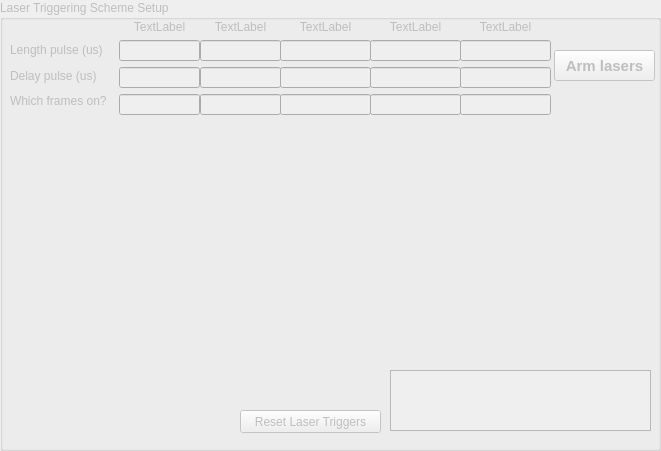
    <widget class="QGroupBox" name="LaserTriggerSchemeBox">
     <property name="enabled">
      <bool>false</bool>
     </property>
     <property name="geometry">
      <rect>
       <x>10</x>
       <y>350</y>
       <width>661</width>
       <height>451</height>
      </rect>
     </property>
     <property name="title">
      <string>Laser Triggering Scheme Setup</string>
     </property>
     <widget class="PlotWidget" name="graphWidget" native="true">
      <property name="geometry">
       <rect>
        <x>10</x>
        <y>150</y>
        <width>641</width>
        <height>211</height>
       </rect>
      </property>
     </widget>
     <widget class="QPushButton" name="resetLasersTriggerButton">
      <property name="geometry">
       <rect>
        <x>240</x>
        <y>410</y>
        <width>141</width>
        <height>23</height>
       </rect>
      </property>
      <property name="text">
       <string>Reset Laser Triggers</string>
      </property>
     </widget>
     <widget class="QTextBrowser" name="VerboseBox">
      <property name="geometry">
       <rect>
        <x>390</x>
        <y>370</y>
        <width>261</width>
        <height>61</height>
       </rect>
      </property>
     </widget>
     <widget class="QWidget" name="horizontalLayoutWidget">
      <property name="geometry">
       <rect>
        <x>280</x>
        <y>20</y>
        <width>91</width>
        <height>95</height>
       </rect>
      </property>
      <layout class="QHBoxLayout" name="horizontalLayout_8">
       <item>
        <layout class="QVBoxLayout" name="verticalLayout_3">
         <item>
          <widget class="QLabel" name="NameLaser_2_2">
           <property name="text">
            <string>TextLabel</string>
           </property>
           <property name="alignment">
            <set>Qt::AlignCenter</set>
           </property>
          </widget>
         </item>
         <item>
          <widget class="QLineEdit" name="Length_Edit_Laser_2"/>
         </item>
         <item>
          <widget class="QLineEdit" name="Delay_Edit_Laser_2"/>
         </item>
         <item>
          <widget class="QLineEdit" name="BlinkFrames_Edit_Laser_2"/>
         </item>
        </layout>
       </item>
      </layout>
     </widget>
     <widget class="QWidget" name="horizontalLayoutWidget_2">
      <property name="geometry">
       <rect>
        <x>370</x>
        <y>20</y>
        <width>91</width>
        <height>95</height>
       </rect>
      </property>
      <layout class="QHBoxLayout" name="horizontalLayout_9">
       <item>
        <layout class="QVBoxLayout" name="verticalLayout_4">
         <item>
          <widget class="QLabel" name="NameLaser_3_2">
           <property name="text">
            <string>TextLabel</string>
           </property>
           <property name="alignment">
            <set>Qt::AlignCenter</set>
           </property>
          </widget>
         </item>
         <item>
          <widget class="QLineEdit" name="Length_Edit_Laser_3"/>
         </item>
         <item>
          <widget class="QLineEdit" name="Delay_Edit_Laser_3"/>
         </item>
         <item>
          <widget class="QLineEdit" name="BlinkFrames_Edit_Laser_3"/>
         </item>
        </layout>
       </item>
      </layout>
     </widget>
     <widget class="QWidget" name="horizontalLayoutWidget_3">
      <property name="geometry">
       <rect>
        <x>460</x>
        <y>20</y>
        <width>91</width>
        <height>95</height>
       </rect>
      </property>
      <layout class="QHBoxLayout" name="horizontalLayout_13">
       <item>
        <layout class="QVBoxLayout" name="verticalLayout_5">
         <item>
          <widget class="QLabel" name="NameLaser_4_2">
           <property name="text">
            <string>TextLabel</string>
           </property>
           <property name="alignment">
            <set>Qt::AlignCenter</set>
           </property>
          </widget>
         </item>
         <item>
          <widget class="QLineEdit" name="Length_Edit_Laser_4"/>
         </item>
         <item>
          <widget class="QLineEdit" name="Delay_Edit_Laser_4"/>
         </item>
         <item>
          <widget class="QLineEdit" name="BlinkFrames_Edit_Laser_4"/>
         </item>
        </layout>
       </item>
      </layout>
     </widget>
     <widget class="QWidget" name="horizontalLayoutWidget_4">
      <property name="geometry">
       <rect>
        <x>200</x>
        <y>20</y>
        <width>81</width>
        <height>95</height>
       </rect>
      </property>
      <layout class="QHBoxLayout" name="horizontalLayout_14">
       <item>
        <layout class="QVBoxLayout" name="verticalLayout_2">
         <item>
          <widget class="QLabel" name="NameLaser_1_2">
           <property name="text">
            <string>TextLabel</string>
           </property>
           <property name="alignment">
            <set>Qt::AlignCenter</set>
           </property>
          </widget>
         </item>
         <item>
          <widget class="QLineEdit" name="Length_Edit_Laser_1"/>
         </item>
         <item>
          <widget class="QLineEdit" name="Delay_Edit_Laser_1"/>
         </item>
         <item>
          <widget class="QLineEdit" name="BlinkFrames_Edit_Laser_1"/>
         </item>
        </layout>
       </item>
      </layout>
     </widget>
     <widget class="QWidget" name="horizontalLayoutWidget_5">
      <property name="geometry">
       <rect>
        <x>119</x>
        <y>20</y>
        <width>81</width>
        <height>95</height>
       </rect>
      </property>
      <layout class="QHBoxLayout" name="horizontalLayout_15">
       <item>
        <layout class="QVBoxLayout" name="verticalLayout">
         <item>
          <widget class="QLabel" name="NameLaser_0_2">
           <property name="text">
            <string>TextLabel</string>
           </property>
           <property name="alignment">
            <set>Qt::AlignCenter</set>
           </property>
          </widget>
         </item>
         <item>
          <widget class="QLineEdit" name="Length_Edit_Laser_0"/>
         </item>
         <item>
          <widget class="QLineEdit" name="Delay_Edit_Laser_0"/>
         </item>
         <item>
          <widget class="QLineEdit" name="BlinkFrames_Edit_Laser_0"/>
         </item>
        </layout>
       </item>
      </layout>
     </widget>
     <widget class="QPushButton" name="ARMlaserTriggerPushButton">
      <property name="geometry">
       <rect>
        <x>554</x>
        <y>50</y>
        <width>101</width>
        <height>31</height>
       </rect>
      </property>
      <property name="font">
       <font>
        <pointsize>11</pointsize>
        <weight>75</weight>
        <bold>true</bold>
       </font>
      </property>
      <property name="text">
       <string>Arm lasers</string>
      </property>
     </widget>
     <widget class="QWidget" name="layoutWidget">
      <property name="geometry">
       <rect>
        <x>10</x>
        <y>40</y>
        <width>101</width>
        <height>71</height>
       </rect>
      </property>
      <layout class="QVBoxLayout" name="verticalLayout_6">
       <item>
        <widget class="QLabel" name="label">
         <property name="text">
          <string>Length pulse (us)</string>
         </property>
        </widget>
       </item>
       <item>
        <widget class="QLabel" name="label_2">
         <property name="text">
          <string>Delay pulse (us)</string>
         </property>
        </widget>
       </item>
       <item>
        <widget class="QLabel" name="label_3">
         <property name="text">
          <string>Which frames on?</string>
         </property>
        </widget>
       </item>
      </layout>
     </widget>
    </widget>
